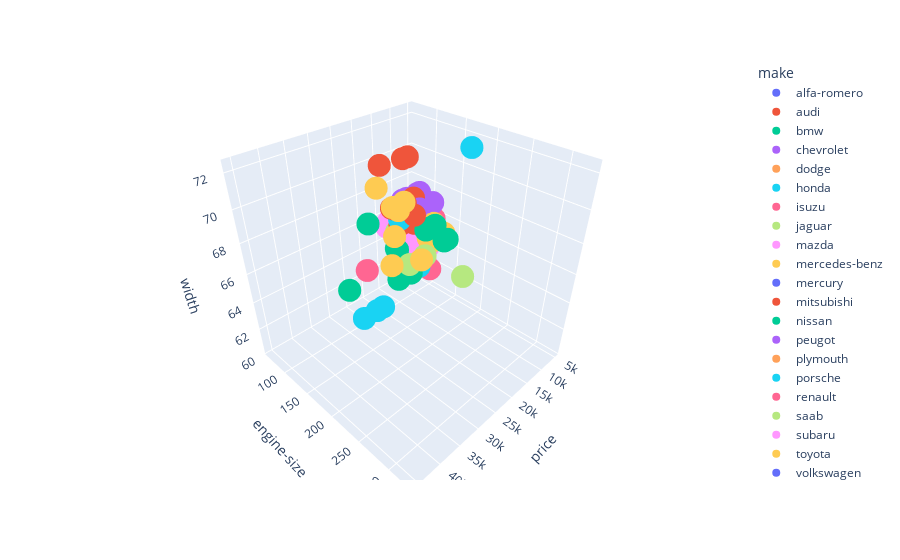

Notebook cell for this chart:
### Code cell
fig = px.scatter_3d(x = 'price', y = 'engine-size', z = 'width',data_frame = df, color='make',size_max=15)
fig.show()

### Figure 1 — Plotly figure (JSON) as saved in the notebook; plotly's stock layout.template omitted (floating-point values rounded to 4 significant figures)
{"data": [{"hovertemplate": "make=alfa-romero<br>price=%{x}<br>engine-size=%{y}<br>width=%{z}<extra></extra>", "legendgroup": "alfa-romero", "marker": {"color": "#636efa", "symbol": "circle"}, "mode": "markers", "name": "alfa-romero", "scene": "scene", "showlegend": true, "type": "scatter3d", "x": [13495, 16500, 16500], "y": [130, 130, 152], "z": [64.1, 64.1, 65.5]}, {"hovertemplate": "make=audi<br>price=%{x}<br>engine-size=%{y}<br>width=%{z}<extra></extra>", "legendgroup": "audi", "marker": {"color": "#EF553B", "symbol": "circle"}, "mode": "markers", "name": "audi", "scene": "scene", "showlegend": true, "type": "scatter3d", "x": [13950, 17450, 15250, 17710, 18920, 23875, 12000], "y": [109, 136, 136, 136, 136, 131, 131], "z": [66.2, 66.4, 66.3, 71.4, 71.4, 71.4, 67.9]}, {"hovertemplate": "make=bmw<br>price=%{x}<br>engine-size=%{y}<br>width=%{z}<extra></extra>", "legendgroup": "bmw", "marker": {"color": "#00cc96", "symbol": "circle"}, "mode": "markers", "name": "bmw", "scene": "scene", "showlegend": true, "type": "scatter3d", "x": [16430, 16925, 20970, 21105, 24565, 30760, 41315, 36880], "y": [108, 108, 164, 164, 164, 209, 209, 209], "z": [64.8, 64.8, 64.8, 64.8, 66.9, 66.9, 67.9, 70.9]}, {"hovertemplate": "make=chevrolet<br>price=%{x}<br>engine-size=%{y}<br>width=%{z}<extra></extra>", "legendgroup": "chevrolet", "marker": {"color": "#ab63fa", "symbol": "circle"}, "mode": "markers", "name": "chevrolet", "scene": "scene", "showlegend": true, "type": "scatter3d", "x": [5151, 6295, 6575], "y": [61, 90, 90], "z": [60.3, 63.6, 63.6]}, {"hovertemplate": "make=dodge<br>price=%{x}<br>engine-size=%{y}<br>width=%{z}<extra></extra>", "legendgroup": "dodge", "marker": {"color": "#FFA15A", "symbol": "circle"}, "mode": "markers", "name": "dodge", "scene": "scene", "showlegend": true, "type": "scatter3d", "x": [5572, 6377, 7957, 6229, 6692, 7609, 8558, 8921, 12964], "y": [90, 90, 98, 90, 90, 90, 98, 122, 156], "z": [63.8, 63.8, 63.8, 63.8, 63.8, 63.8, 63.8, 64.6, 66.3]}, {"hovertemplate": "make=honda<br>price=%{x}<br>engine-size=%{y}<br>width=%{z}<extra></extra>", "legendgroup": "honda", "marker": {"color": "#19d3f3", "symbol": "circle"}, "mode": "markers", "name": "honda", "scene": "scene", "showlegend": true, "type": "scatter3d", "x": [6479, 6855, 5399, 6529, 7129, 7295, 7295, 7895, 9095, 8845, 10295, 12945, 10345], "y": [92, 92, 79, 92, 92, 92, 92, 110, 110, 110, 110, 110, 110], "z": [63.9, 63.9, 64, 64, 64, 64, 63.9, 65.2, 65.2, 65.2, 62.5, 65.2, 66]}, {"hovertemplate": "make=isuzu<br>price=%{x}<br>engine-size=%{y}<br>width=%{z}<extra></extra>", "legendgroup": "isuzu", "marker": {"color": "#FF6692", "symbol": "circle"}, "mode": "markers", "name": "isuzu", "scene": "scene", "showlegend": true, "type": "scatter3d", "x": [6785, 10000, 23000, 11048], "y": [111, 90, 90, 119], "z": [61.8, 63.6, 63.6, 65.2]}, {"hovertemplate": "make=jaguar<br>price=%{x}<br>engine-size=%{y}<br>width=%{z}<extra></extra>", "legendgroup": "jaguar", "marker": {"color": "#B6E880", "symbol": "circle"}, "mode": "markers", "name": "jaguar", "scene": "scene", "showlegend": true, "type": "scatter3d", "x": [32250, 35550, 36000], "y": [258, 258, 326], "z": [69.6, 69.6, 70.6]}, {"hovertemplate": "make=mazda<br>price=%{x}<br>engine-size=%{y}<br>width=%{z}<extra></extra>", "legendgroup": "mazda", "marker": {"color": "#FF97FF", "symbol": "circle"}, "mode": "markers", "name": "mazda", "scene": "scene", "showlegend": true, "type": "scatter3d", "x": [5195, 6095, 6795, 6695, 7395, 10945, 11845, 13645, 15645, 8845, 8495, 10595, 10245, 10795, 11245, 18280, 18344], "y": [91, 91, 91, 91, 91, 70, 70, 70, 80, 122, 122, 122, 122, 122, 122, 140, 134], "z": [64.2, 64.2, 64.2, 64.2, 64.2, 65.7, 65.7, 65.7, 65.7, 66.5, 66.5, 66.5, 66.5, 66.5, 66.5, 66.1, 66.1]}, {"hovertemplate": "make=mercedes-benz<br>price=%{x}<br>engine-size=%{y}<br>width=%{z}<extra></extra>", "legendgroup": "mercedes-benz", "marker": {"color": "#FECB52", "symbol": "circle"}, "mode": "markers", "name": "mercedes-benz", "scene": "scene", "showlegend": true, "type": "scatter3d", "x": [25552, 28248, 28176, 31600, 34184, 35056, 40960, 45400], "y": [183, 183, 183, 183, 234, 234, 308, 304], "z": [70.3, 70.3, 70.3, 71.7, 71.7, 70.5, 71.7, 72]}, {"hovertemplate": "make=mercury<br>price=%{x}<br>engine-size=%{y}<br>width=%{z}<extra></extra>", "legendgroup": "mercury", "marker": {"color": "#636efa", "symbol": "circle"}, "mode": "markers", "name": "mercury", "scene": "scene", "showlegend": true, "type": "scatter3d", "x": [16503], "y": [140], "z": [68]}, {"hovertemplate": "make=mitsubishi<br>price=%{x}<br>engine-size=%{y}<br>width=%{z}<extra></extra>", "legendgroup": "mitsubishi", "marker": {"color": "#EF553B", "symbol": "circle"}, "mode": "markers", "name": "mitsubishi", "scene": "scene", "showlegend": true, "type": "scatter3d", "x": [5389, 6189, 6669, 7689, 9959, 8499, 12629, 14869, 14489, 6989, 8189, 9279, 9279], "y": [92, 92, 92, 98, 110, 122, 156, 156, 156, 122, 122, 110, 110], "z": [64.4, 64.4, 64.4, 63.8, 65.4, 65.4, 66.3, 66.3, 66.3, 65.4, 65.4, 65.4, 65.4]}, {"hovertemplate": "make=nissan<br>price=%{x}<br>engine-size=%{y}<br>width=%{z}<extra></extra>", "legendgroup": "nissan", "marker": {"color": "#00cc96", "symbol": "circle"}, "mode": "markers", "name": "nissan", "scene": "scene", "showlegend": true, "type": "scatter3d", "x": [5499, 7099, 6649, 6849, 7349, 7299, 7799, 7499, 7999, 8249, 8949, 9549, 13499, 14399, 13499, 17199, 19699, 18399], "y": [97, 103, 97, 97, 97, 97, 97, 97, 97, 97, 120, 120, 181, 181, 181, 181, 181, 181], "z": [63.8, 63.8, 63.8, 63.8, 63.8, 63.8, 63.8, 63.8, 63.8, 63.8, 65.2, 65.2, 66.5, 66.5, 66.5, 67.9, 67.9, 67.9]}, {"hovertemplate": "make=peugot<br>price=%{x}<br>engine-size=%{y}<br>width=%{z}<extra></extra>", "legendgroup": "peugot", "marker": {"color": "#ab63fa", "symbol": "circle"}, "mode": "markers", "name": "peugot", "scene": "scene", "showlegend": true, "type": "scatter3d", "x": [11900, 13200, 12440, 13860, 15580, 16900, 16695, 17075, 16630, 17950, 18150], "y": [120, 152, 120, 152, 120, 152, 120, 152, 120, 152, 134], "z": [68.4, 68.4, 68.4, 68.4, 68.4, 68.4, 68.4, 68.4, 68.4, 68.4, 68.3]}, {"hovertemplate": "make=plymouth<br>price=%{x}<br>engine-size=%{y}<br>width=%{z}<extra></extra>", "legendgroup": "plymouth", "marker": {"color": "#FFA15A", "symbol": "circle"}, "mode": "markers", "name": "plymouth", "scene": "scene", "showlegend": true, "type": "scatter3d", "x": [5572, 7957, 6229, 6692, 7609, 8921, 12764], "y": [90, 98, 90, 90, 98, 122, 156], "z": [63.8, 63.8, 63.8, 63.8, 63.8, 64.6, 66.3]}, {"hovertemplate": "make=porsche<br>price=%{x}<br>engine-size=%{y}<br>width=%{z}<extra></extra>", "legendgroup": "porsche", "marker": {"color": "#19d3f3", "symbol": "circle"}, "mode": "markers", "name": "porsche", "scene": "scene", "showlegend": true, "type": "scatter3d", "x": [22018, 32528, 34028, 37028, 12000], "y": [151, 194, 194, 194, 203], "z": [68.3, 65, 65, 65, 72.3]}, {"hovertemplate": "make=renault<br>price=%{x}<br>engine-size=%{y}<br>width=%{z}<extra></extra>", "legendgroup": "renault", "marker": {"color": "#FF6692", "symbol": "circle"}, "mode": "markers", "name": "renault", "scene": "scene", "showlegend": true, "type": "scatter3d", "x": [9295, 9895], "y": [132, 132], "z": [66.5, 66.6]}, {"hovertemplate": "make=saab<br>price=%{x}<br>engine-size=%{y}<br>width=%{z}<extra></extra>", "legendgroup": "saab", "marker": {"color": "#B6E880", "symbol": "circle"}, "mode": "markers", "name": "saab", "scene": "scene", "showlegend": true, "type": "scatter3d", "x": [11850, 12170, 15040, 15510, 18150, 18620], "y": [121, 121, 121, 121, 121, 121], "z": [66.5, 66.5, 66.5, 66.5, 66.5, 66.5]}, {"hovertemplate": "make=subaru<br>price=%{x}<br>engine-size=%{y}<br>width=%{z}<extra></extra>", "legendgroup": "subaru", "marker": {"color": "#FF97FF", "symbol": "circle"}, "mode": "markers", "name": "subaru", "scene": "scene", "showlegend": true, "type": "scatter3d", "x": [5118, 7053, 7603, 7126, 7775, 9960, 9233, 11259, 7463, 10198, 8013, 11694], "y": [97, 108, 108, 108, 108, 108, 108, 108, 108, 108, 108, 108], "z": [63.4, 63.6, 63.8, 65.4, 65.4, 65.4, 65.4, 65.4, 65.4, 65.4, 65.4, 65.4]}, {"hovertemplate": "make=toyota<br>price=%{x}<br>engine-size=%{y}<br>width=%{z}<extra></extra>", "legendgroup": "toyota", "marker": {"color": "#FECB52", "symbol": "circle"}, "mode": "markers", "name": "toyota", "scene": "scene", "showlegend": true, "type": "scatter3d", "x": [5348, 6338, 6488, 6918, 7898, 8778, 6938, 7198, 7898, 7788, 7738, 8358, 9258, 8058, 8238, 9298, 9538, 8449, 9639, 9989, 11199, 11549, 17669, 8948, 10698, 9988, 10898, 11248, 16558, 15998, 15690, 15750], "y": [92, 92, 92, 92, 92, 92, 98, 98, 110, 110, 98, 98, 98, 98, 98, 98, 98, 146, 146, 146, 146, 146, 146, 122, 110, 122, 122, 122, 171, 171, 171, 161], "z": [63.6, 63.6, 63.6, 63.6, 63.6, 63.6, 64.4, 64.4, 64.4, 64.4, 64.4, 64.4, 64.4, 64, 64, 64, 64, 65.6, 65.6, 65.6, 65.6, 65.6, 65.6, 66.5, 66.5, 66.5, 66.5, 66.5, 67.7, 67.7, 66.5, 66.5]}, {"hovertemplate": "make=volkswagen<br>price=%{x}<br>engine-size=%{y}<br>width=%{z}<extra></extra>", "legendgroup": "volkswagen", "marker": {"color": "#636efa", "symbol": "circle"}, "mode": "markers", "name": "volkswagen", "scene": "scene", "showlegend": true, "type": "scatter3d", "x": [7775, 7975, 7995, 8195, 8495, 9495, 9995, 11595, 9980, 13295, 13845, 12290], "y": [97, 109, 97, 109, 109, 97, 109, 109, 109, 136, 97, 109], "z": [65.5, 65.5, 65.5, 65.5, 65.5, 65.5, 65.5, 64.2, 64, 66.9, 66.9, 66.9]}, {"hovertemplate": "make=volvo<br>price=%{x}<br>engine-size=%{y}<br>width=%{z}<extra></extra>", "legendgroup": "volvo", "marker": {"color": "#EF553B", "symbol": "circle"}, "mode": "markers", "name": "volvo", "scene": "scene", "showlegend": true, "type": "scatter3d", "x": [12940, 13415, 15985, 16515, 18420, 18950, 16845, 19045, 21485, 22470, 22625], "y": [141, 141, 141, 141, 130, 130, 141, 141, 173, 145, 141], "z": [67.2, 67.2, 67.2, 67.2, 67.2, 67.2, 68.9, 68.8, 68.9, 68.9, 68.9]}], "layout": {"legend": {"title": {"text": "make"}, "tracegroupgap": 0}, "margin": {"t": 60}, "scene": {"domain": {"x": [0, 1], "y": [0, 1]}, "xaxis": {"title": {"text": "price"}}, "yaxis": {"title": {"text": "engine-size"}}, "zaxis": {"title": {"text": "width"}}}}}
